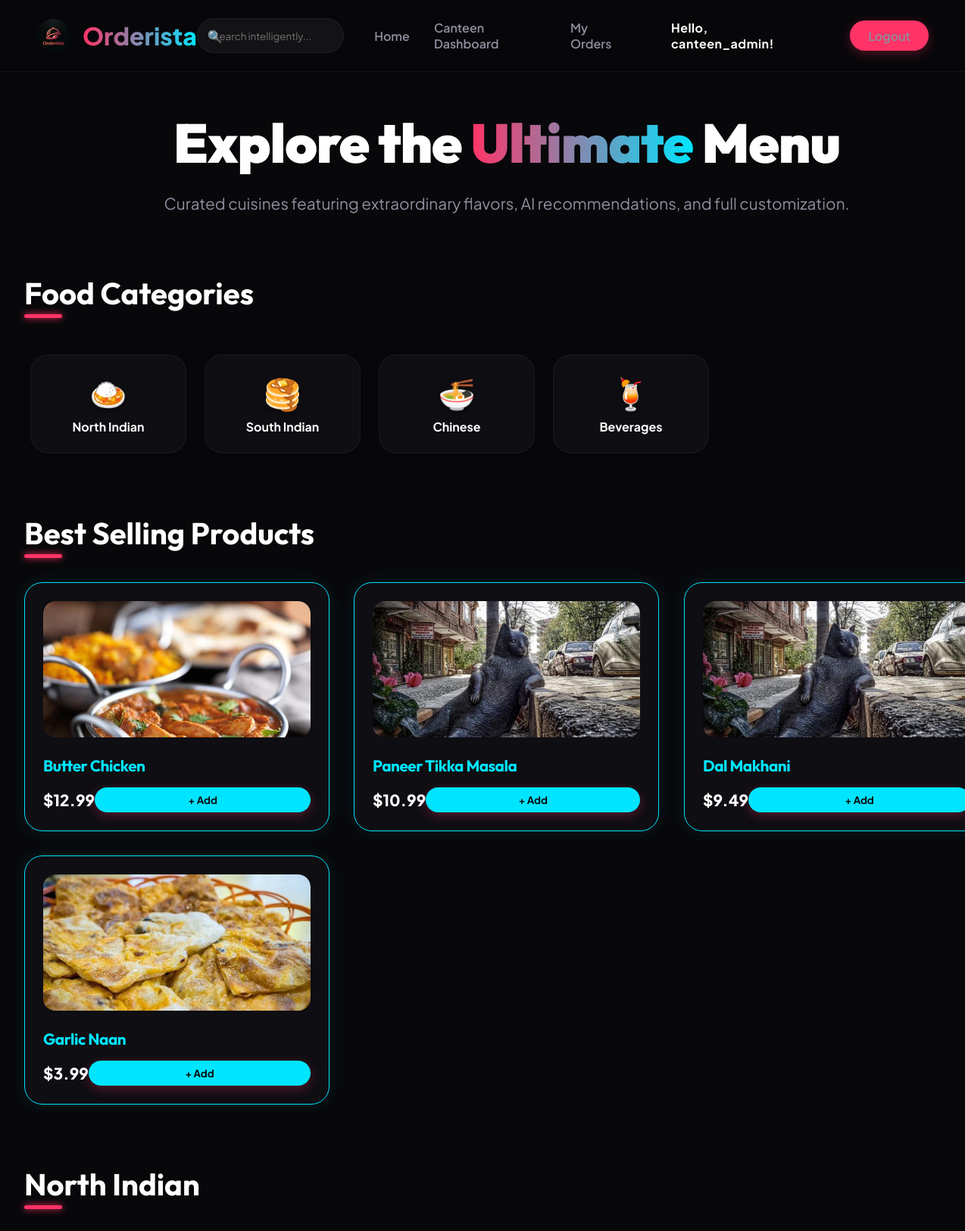
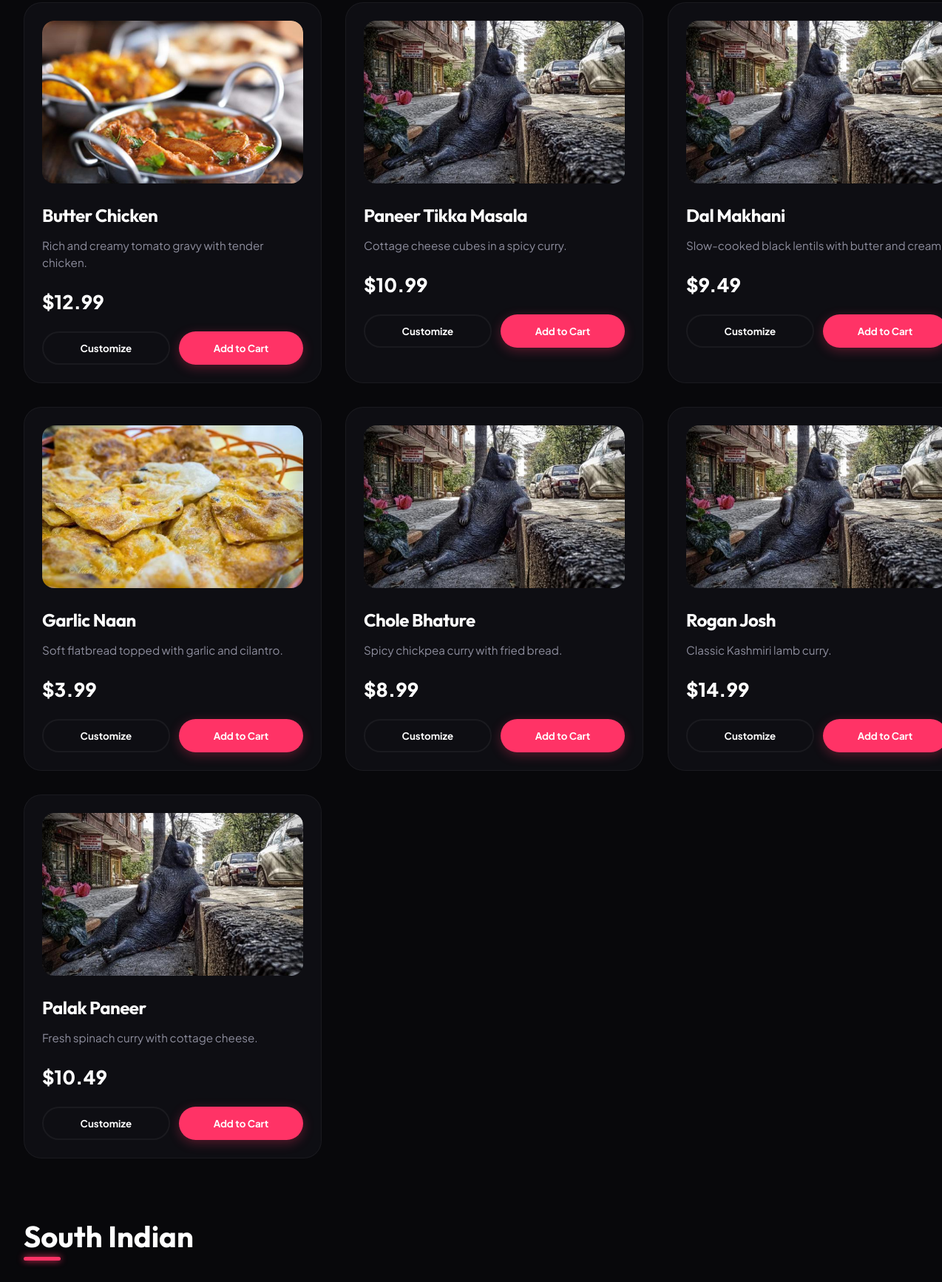
The app's page / (signed in, upper part) with its own data (2 pictures, top to bottom).
### accounts/models.py (models this page shows)
class CustomUser(AbstractUser):
    IS_ADMIN = 1
    IS_CANTEEN = 2
    IS_USER = 3
    ROLE_CHOICES = (
        (IS_ADMIN, 'Admin'),
        (IS_CANTEEN, 'Canteen'),
        (IS_USER, 'User'),
    )
    role = models.PositiveSmallIntegerField(choices=ROLE_CHOICES, default=IS_USER)

### canteen/models.py (models this page shows, shortened)
class MenuItem(models.Model):
    CUISINE_CHOICES = (
        ('North Indian', 'North Indian'),
        ('South Indian', 'South Indian'),
        ('Chinese', 'Chinese'),
        ('Italian', 'Italian'),
        ('Beverages', 'Beverages'),
    )
    name = models.CharField(max_length=255)
    description = models.TextField(blank=True, null=True)
    price = models.DecimalField(max_digits=10, decimal_places=2)
    image = models.ImageField(upload_to='menu_items/', null=True, blank=True)
    is_available = models.BooleanField(default=True)
    canteen = models.ForeignKey(settings.AUTH_USER_MODEL, on_delete=models.CASCADE, limit_choices_to={'role': 2}) # 2 = IS_CANTEEN
    cuisine = models.CharField(max_length=50, choices=CUISINE_CHOICES, default='North Indian')
    customizable = models.BooleanField(default=True)

### orders/views.py (the view)
# urls.py: path('', home, name='home'),
def home(request):
    query = request.GET.get('q', '')
    if query:
        menu_items = MenuItem.objects.filter(name__icontains=query, is_available=True) | MenuItem.objects.filter(cuisine__icontains=query, is_available=True)
    else:
        menu_items = MenuItem.objects.filter(is_available=True)
    best_sellers = get_recommendations(request.user if request.user.is_authenticated else None, limit=4)
    grouped_items = {}
    for item in menu_items.distinct():
        if item.cuisine not in grouped_items:
            grouped_items[item.cuisine] = []
        grouped_items[item.cuisine].append(item)
    return render(request, 'home.html', {
        'grouped_items': grouped_items,
        'best_sellers': best_sellers,
        'query': query
    })

### ai_services/services.py (called while the page is built)
def get_recommendations(user=None, limit=3):
    popular_items = OrderItem.objects.values('menu_item').annotate(count=Count('menu_item')).order_by('-count')
    if popular_items.exists():
        popular_ids = [item['menu_item'] for item in popular_items[:limit]]
        return MenuItem.objects.filter(id__in=popular_ids)
    return MenuItem.objects.filter(is_available=True)[:limit]

### asgiref/local.py (called while the page is built)
    def __getattr__(self, key):
        storage_object = self._data.get({})
        try:
            return storage_object[key]
        except KeyError:
            raise AttributeError(f"{self!r} object has no attribute {key!r}")

    def __setattr__(self, key: str, value: Any) -> None:
        if key == "_data":
            return super().__setattr__(key, value)
        storage_object = self._data.get({}).copy()
        storage_object[key] = value
        self._data.set(storage_object)

    def __delattr__(self, key: str) -> None:
        storage_object = self._data.get({}).copy()
        if key in storage_object:
            del storage_object[key]
            self._data.set(storage_object)
        else:
            raise AttributeError(f"{self!r} object has no attribute {key!r}")

    @contextlib.contextmanager
    def _lock_storage(self):
        if self._thread_critical:
            is_async = True
            try:
                asyncio.get_running_loop()
            except RuntimeError:
                is_async = False
            if not is_async:
                yield self._storage
            else:
                if not hasattr(self._storage, "cvar"):
                    self._storage.cvar = _CVar()
                yield self._storage.cvar
        else:
            with self._thread_lock:
                yield self._storage

    def __getattr__(self, key):
        with self._lock_storage() as storage:
            return getattr(storage, key)

    def __setattr__(self, key, value):
        if key in ("_local", "_storage", "_thread_critical", "_thread_lock"):
            return super().__setattr__(key, value)
        with self._lock_storage() as storage:
            setattr(storage, key, value)

    def __delattr__(self, key):
        with self._lock_storage() as storage:
            delattr(storage, key)

### templates/home.html (shortened to what this page needs)
{% extends 'base.html' %}
{% block content %}
{% if query %}
<div style="text-align: center; margin-bottom: 4rem; animation: slideStagger 1s both;">
    <h1 style="font-size: 3.5rem; margin-bottom: 1rem; font-weight: 900;">Search results for <span style="color: var(--secondary);">{{ query }}</span></h1>
    <a href="/" class="btn btn-outline" style="margin-top: 1rem;">Back to Home</a>
</div>
{% else %}
<div style="text-align: center; margin-bottom: 5rem; animation: slideStagger 1s both;">
    <h1 style="font-size: 4.5rem; margin-bottom: 1rem; font-weight: 900; letter-spacing: -1px;">Explore the <span style="background: linear-gradient(90deg, var(--primary), var(--secondary)); -webkit-background-clip: text; color: transparent;">Ultimate</span> Menu</h1>
    <p style="color: var(--text-muted); font-size: 1.3rem;">Curated cuisines featuring extraordinary flavors, AI recommendations, and full customization.</p>
</div>
<h2 class="cuisine-title">Food Categories</h2>
<div class="category-scroller" style="margin-bottom: 4rem; animation: slideStagger 0.6s 0.2s both;">
    <div class="category-pill" onclick="filterCategory('North Indian')"><span class="category-icon">🍛</span><span style="font-weight: bold;">North Indian</span></div>
    <div class="category-pill" onclick="filterCategory('South Indian')"><span class="category-icon">🥞</span><span style="font-weight: bold;">South Indian</span></div>
    <div class="category-pill" onclick="filterCategory('Chinese')"><span class="category-icon">🍜</span><span style="font-weight: bold;">Chinese</span></div>
    <div class="category-pill" onclick="filterCategory('Beverages')"><span class="category-icon">🍹</span><span style="font-weight: bold;">Beverages</span></div>
</div>
<h2 class="cuisine-title">Best Selling Products</h2>
<div class="grid" style="margin-bottom: 5rem; animation: slideStagger 0.7s 0.3s both;" id="best-sellers-section">
    {% for item in best_sellers %}
    <div class="card" data-name="{{ item.name }}" data-desc="{{ item.description }}" style="border-color: var(--secondary); box-shadow: 0 0 20px rgba(0, 229, 255, 0.1);">
        <div class="card-content" style="height: 180px;">
            {% if item.image %}
            <img src="{{ item.image.url }}" alt="{{ item.name }}">
            {% else %}
            <div class="placeholder-img" style="background: var(--glass-bg); display: flex; align-items: center; justify-content: center; font-size: 4rem; height: 100%;">⭐</div>
            {% endif %}
        </div>
        <h3 style="color: var(--secondary); font-size: 1.3rem;">{{ item.name }}</h3>
        <div class="price-row" style="margin-top: 1rem;">
            <span class="price" style="font-size: 1.3rem;">${{ item.price }}</span>
            <button class="btn" style="background: var(--secondary); color: var(--bg-color); width: auto; padding: 0.5rem 1.5rem;" onclick="addToCart({{ item.id }}, '{{ item.name|escapejs }}', {{ item.price }})">+ Add</button>
        </div>
    </div>
    {% endfor %}
</div>
{% endif %}
{% for cuisine, items in grouped_items.items %}
<div class="cuisine-section" style="animation-delay: 0.{{ forloop.counter|add:'3' }}s;" data-cuisine="{{ cuisine }}">
    <h2 class="cuisine-title">{{ cuisine }}</h2>
    <div class="grid">
        {% for item in items %}
        <div class="card" data-name="{{ item.name }}" data-desc="{{ item.description }}">
            <div class="card-content">
                {% if item.image %}
                <img src="{{ item.image.url }}" alt="{{ item.name }}">
                {% else %}
                <div class="placeholder-img" style="background: var(--glass-bg); display: flex; align-items: center; justify-content: center; font-size: 4rem;">🍽️</div>
                {% endif %}
            </div>
            <h3>{{ item.name }}</h3>
            <p>{{ item.description|default:"No description available." }}</p>
            <div class="price-row">
                <span class="price">${{ item.price }}</span>
            </div>
            <div class="actions">
                {% if item.customizable %}
                <button class="btn btn-outline" onclick="document.getElementById('custom-{{ item.id }}').classList.add('active')">Customize</button>
                {% endif %}
                <button class="btn" onclick="addToCart({{ item.id }}, '{{ item.name|escapejs }}', {{ item.price }})">Add to Cart</button>
            </div>
        </div>
        {% endfor %}
    </div>
</div>
{% empty %}
<h3 style="text-align: center; color: var(--text-muted);">No items found.</h3>
{% endfor %}
{% endblock %}

### templates/base.html (shortened to what this page needs)
{% load static %}
<!DOCTYPE html>
<html lang="en">
<head>
    <link rel="stylesheet" href="{% static 'css/style.css' %}">
</head>
<body>
    <nav>
        <a href="/" class="nav-brand-container" style="text-decoration: none;">
            <img src="{% static 'img/logo.png' %}" alt="Logo" class="nav-brand-logo" onerror="this.style.display='none'; this.nextElementSibling.style.display='inline-block'">
            <span class="nav-brand">Orderista</span>
        </a>
        <form onsubmit="event.preventDefault();" class="search-container" style="margin-left: auto; margin-right: 2.5rem;">
            <span class="search-icon">🔍</span>
            <input type="text" id="live-search" name="q" class="search-input" placeholder="Search intelligently..." autocomplete="off">
        </form>
        <div class="nav-links">
            <a href="/">Home</a>
            {% if user.is_authenticated %}
                {% if user.role == 1 %}
                    <a href="/admin-portal">Admin Portal</a>
                {% elif user.role == 2 %}
                    <a href="/canteen">Canteen Dashboard</a>
                {% endif %}
                <a href="{% url 'order_list' %}">My Orders</a>
                <span style="margin-left: 1.5rem; color: var(--text-light); font-weight: 700; letter-spacing: 0.5px;">Hello, {{ user.username }}!</span>
                <a href="{% url 'logout' %}" class="btn" style="margin-left: 1.5rem; padding: 0.6rem 1.5rem;">Logout</a>
            {% else %}
                <a href="{% url 'login' %}" class="btn" style="margin-left: 1.5rem; padding: 0.6rem 1.5rem;">Login</a>
            {% endif %}
        </div>
    </nav>
    <div class="container">
        {% block content %}
        {% endblock %}
    </div>
</body>
</html>

### records on screen
CustomUser: username "canteen_admin"
MenuItem: image (picture), name "Butter Chicken", price "12.99", cuisine "North Indian", description "Rich and creamy tomato gravy with tender chicken."
MenuItem: image (picture), name "Paneer Tikka Masala", price "10.99", description "Cottage cheese cubes in a spicy curry."
MenuItem: image (picture), name "Dal Makhani", price "9.49", description "Slow-cooked black lentils with butter and…"
MenuItem: image (picture), name "Garlic Naan", price "3.99", description "Soft flatbread topped with garlic and cilantro."
MenuItem: image (picture), name "Chole Bhature", description "Spicy chickpea curry with fried bread.", price "8.99"
MenuItem: image (picture), name "Rogan Josh", description "Classic Kashmiri lamb curry.", price "14.99"
MenuItem: image (picture), name "Palak Paneer", description "Fresh spinach curry with cottage cheese.", price "10.49"
MenuItem: cuisine "South Indian"
